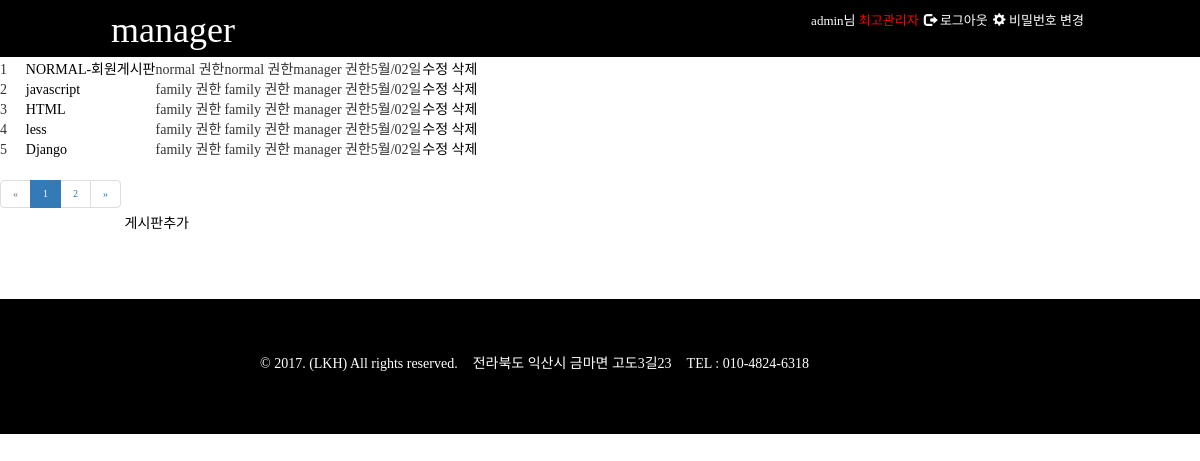
The app's page /manager/list/category_list (signed in) with its own data.
### member/models.py (models this page shows)
class User(AbstractUser):
    is_manager = models.BooleanField('관리자', default=False)
    is_member = models.BooleanField('회원', default=False)
    level1 =1
    level2 = 2
    level3 = 3
    LEVEL_TYPE_CHOICES = (
        (level1, 'manager 권한'),
        (level2, 'family 권한'),
        (level3, 'normal 권한'),
    )
    is_level = models.IntegerField('권한레벨',choices=LEVEL_TYPE_CHOICES,null=True,blank=True,default='3')

### notice/models.py (models this page shows, shortened)
class Notice_category(models.Model):
    title=models.CharField(verbose_name='제목',max_length=100)
    level1 = 1
    level2 = 2
    level3 = 3
    LEVEL_TYPE_CHOICES = (
        (level1, 'manager 권한'),
        (level2, 'family 권한'),
        (level3, 'normal 권한'),
    )
    list_auth = models.IntegerField('목록보기', choices=LEVEL_TYPE_CHOICES, null=True, blank=True)
    detail_auth = models.IntegerField('상세보기', choices=LEVEL_TYPE_CHOICES, null=True, blank=True)
    writer_auth = models.IntegerField('글쓰기', choices=LEVEL_TYPE_CHOICES, null=True, blank=True)
    created_date = models.DateTimeField(verbose_name='만든날짜',auto_now_add=True,)  # auto_now_add=True생정날짜,auto_now=True수정날짜
    modified_date = models.DateTimeField(verbose_name='수정날짜', auto_now=True)

### notice/views.py (the view)
@login_required
def notice_category_manager(request):
    if request.user.is_manager == False and request.user.is_superuser == False :
        return render(request, 'about.html')
    if request.user.is_authenticated or request.user.is_manager == True or request.user.is_superuser == True:
        category_list =Notice_category.objects.filter(created_date__lte=timezone.now()).order_by('-created_date')
        category=Notice_category.objects.all()
        page = request.GET.get('page', 1)
        paginator = Paginator(category_list, 5)
        try:
            category_list = paginator.page(page)
        except PageNotAnInteger:
            category_list = paginator.page(1)
        except EmptyPage:
            category_list = paginator.page(paginator.num_pages)
    word_filtering=Word_filtering.objects.all()
    return render(request, 'notice/notice_category_list.html',
                  {'category_list': category_list, 'category': category,'word_filtering':word_filtering})

### notice/templates/notice/notice_category_list.html (shortened to what this page needs)
{% extends 'manager/home.html' %}
{% block title %}<a href="{% url 'manager_home' %}">manager</a>{% endblock %}
{% block content %}
<section>
    <h1>게시판관리</h1>
    <table>
        <thead>
            <tr>
                <th scope="col">번호</th>
                <th scope="col">카테고리</th>
                <th scope="col">목록보기</th>
                <th scope="col">상세보기</th>
                <th scope="col">작성하기</th>
                <th scope="col">만든날짜</th>
                <th scope="col">관리</th>
            </tr>
        </thead>
        <tbody>
        {% for category_list in category_list %}
        <tr>
            <td>{{ forloop.counter}}</td>
            <td><a href="{% url 'notice_list:post_list' category=category_list.id  %}?category={{ category_list.id }} ">{{category_list.title }}</a></td>
            <td>{{category_list.get_list_auth_display}}</td>
            <td>{{category_list.get_detail_auth_display}}</td>
            <td>{{category_list.get_writer_auth_display}}</td>
            <td>{{category_list.created_date|date:"M/d일"|lower}}</td>
            <td>
                <a href="{%url 'm_category_edit:category_edit' pk=category_list.pk%}">수정</a>
                <a href="{%url 'm_category_remove:category_remove' pk=category_list.pk%}">삭제</a>
            </td>
        </tr>
       {% empty %}
        <tr>
            <td colspan="6">게시물이 없습니다.</td>
        </tr>
        {% endfor %}
        </tbody>
    </table>
{% if category_list.has_other_pages %}
  <ul class="pagination">
    {% if category_list.has_previous %}
      <li><a href="?page={{ category_list.previous_page_number }}">&laquo;</a></li>
    {% else %}
      <li class="disabled"><span>&laquo;</span></li>
    {% endif %}
    {% for i in category_list.paginator.page_range %}
      {% if category_list.number == i %}
        <li class="active"><span>{{ i }}</span></li>
      {% else %}
        <li><a href="?page={{ i }}">{{ i }}</a></li>
      {% endif %}
    {% endfor %}
    {% if category_list.has_next %}
      <li><a href="?page={{ category_list.next_page_number }}">&raquo;</a></li>
    {% else %}
      <li class="disabled"><span>&raquo;</span></li>
    {% endif %}
  </ul>
{% endif %}
<a href="{% url 'm_category_new:category_new' %}">게시판추가</a>
{%endblock%}

### templates/base.html (shortened to what this page needs)
{% load staticfiles %}
<!DOCTYPE html>
<html lang="en">
<head>
    <link rel="stylesheet" href="https://maxcdn.bootstrapcdn.com/bootstrap/3.3.7/css/bootstrap.min.css">
    <link rel="stylesheet" href="{% static 'css/common.css' %}">
    <link rel="stylesheet" href="{% static 'css/base.css' %}">
    <link rel="stylesheet" href="{% static 'css/home.css' %}">
    <link rel="stylesheet" href="{% static 'css/pw_change.css' %}">
    <link rel="stylesheet" href="{% static 'css/login.css' %}">
    <link rel="stylesheet" href="{% static 'css/register.css' %}">
    <link rel="stylesheet" href="{% static 'css/about.css' %}">
    <link rel="stylesheet" href="{% static 'css/post_list.css' %}">
    <link rel="stylesheet" href="{% static 'css/post_edit.css' %}">
    <link rel="stylesheet" href="{% static 'css/post_detail.css' %}">
    <link rel="stylesheet" href="{% static 'css/pc_media.css' %}">
</head>
<body>
<header>
    <nav class="wrap clearfix gnb navbar navbar-inverse">
        <div class="navbar-header">
            <h1 class="logo">
                <a  href="{% url 'home' %}">
                    {% block title %}NOTICE{% endblock %}
                </a>
            </h1>
        </div>
        <div class="collapse navbar-collapse" id="myNavbar">
            <ul class="info nav navbar-nav navbar-right">
                {% if user.is_authenticated  %}
                    <li>
                        {% if  user.is_superuser == True%}
                        <a href="{% url 'manager_home' %}">
                            {{ user.username}}님
                            <span class="rating_admin">최고관리자</span>
                        </a>
                        {%endif%}
                    </li>
                    <li class="logout ">
                        <a href="{% url 'logout' %}">
                            <span class="glyphicon glyphicon-log-out"></span>
                            로그아웃
                        </a>
                    </li>
                    <li class="pd_change">
                        <a href="{% url 'password_change' %}">
                            <span class="glyphicon glyphicon-cog"></span>
                            비밀번호 변경
                        </a>
                    </li>
                {% endif %}
            </ul>
{% block gnbcontent %}{% endblock %}
{% block content %}{% endblock %}
{% block footer %}
        <footer class="footer">
            <div class="wrap clearfix footerinfo">
                <p class="copy">&copy; 2017. (LKH) All rights reserved.</p>
                <address class="address">
                    전라북도 익산시 금마면 고도3길23
                </address>
                <p class="tel">
                    TEL : 010-4824-6318
                </p>
            </div>
        </footer>
{% endblock %}
</body>
</html>

### static/css/common.css (style rules this page uses)
article, aside, details, figcaption, figure, footer, header, main, nav, section { display: block; }
.clearfix { *zoom: 1; }
.clearfix:after { content: ""; clear: both; display: block; }
* { box-sizing: border-box; }
body { margin: 0px; font-family: 'Nanum Myeongjo', serif; }
h1, h2, h3, h4, h5, h6 { margin: 0px; }
a { text-decoration: none; color: #000; }
ul { font-size: 0px; margin: 0px; padding: 0px; list-style: none; }
li { display: inline-block; zoom: 1; }
p { margin: 0px; }
.wrap { margin: 0px auto; max-width: 980px; padding: 0px 20px; }

### static/css/base.css (style rules this page uses)
header { background-color: black; position: fixed; width: 100%; z-index: 10000; }
.navbar-inverse { background-color: black; border-color: black; }
.logo { padding: 5px 0px; text-align: center; }
.logo>a { color: #ffffff; text-decoration: none; padding-left: 40px; }
.info { text-align: center; }
.info>li { display: inline-block !important; font-size: 15px; color: #ffffff; padding-right: 5px; }
.info>li>a { font-size: 15px; color: #ffffff !important; padding: 0px 0px; }
.rating_admin,.rating_manager { color: red !important; }
.footer { margin-top: 25px; background-color: black; padding: 25px 0px; }
.copy { margin-bottom: 5px; text-align: center; color: #ffffff; }
.address { margin-bottom: 5px; text-align: center; color: #ffffff; }
.tel { text-align: center; color: #ffffff; }

### static/css/home.css (style rules this page uses)
.gnb { font-size: 15px; }

### static/css/post_list.css (style rules this page uses)
.pagination { font-size: 10px; }

### static/css/pc_media.css (style rules this page uses)
@media all and (min-width: 768px) { .wrap { padding: 0px; } }
@media all and (min-width: 768px) { .logo>a { padding-left: 0px; } }
@media all and (min-width: 768px) { .info { margin-top: 5px; } }
@media all and (min-width: 768px) { .info>li>a { font-size: 13px; } }
@media all and (min-width: 768px) { .gnb { margin-top: 5px; } }
@media all and (min-width: 768px) { .footer { margin-top: 65px; padding: 50px 0px } }
@media all and (min-width: 768px) { .footerinfo { padding: 5px 150px; } }
@media all and (min-width: 768px) { .copy { float: left; padding-right: 15px; } }
@media all and (min-width: 768px) { .address { float: left; padding-right: 15px; } }
@media all and (min-width: 768px) { .tel { float: left; } }

### records on screen
User: username "admin"
Notice_category: title "NORMAL-회원게시판", list_auth "normal 권한", detail_auth "normal 권한", writer_auth "manager 권한", created_date "5월/02일"
Notice_category: title "javascript", list_auth "family 권한", detail_auth "family 권한", writer_auth "manager 권한", created_date "5월/02일"
Notice_category: title "HTML", list_auth "family 권한", detail_auth "family 권한", writer_auth "manager 권한", created_date "5월/02일"
Notice_category: title "less", list_auth "family 권한", detail_auth "family 권한", writer_auth "manager 권한", created_date "5월/02일"
Notice_category: title "Django", list_auth "family 권한", detail_auth "family 권한", writer_auth "manager 권한", created_date "5월/02일"

### other values on screen
{{ i }} "1"
{{ i }} "2"
